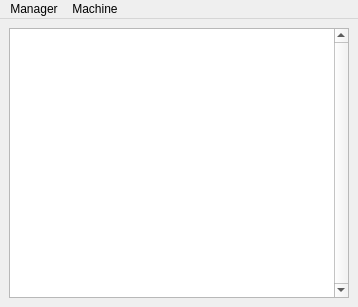
<?xml version="1.0" encoding="UTF-8"?>
<ui version="4.0">
 <class>BoxManager::MainWindow</class>
 <widget class="QMainWindow" name="BoxManager::MainWindow">
  <property name="geometry">
   <rect>
    <x>0</x>
    <y>0</y>
    <width>358</width>
    <height>307</height>
   </rect>
  </property>
  <property name="windowTitle">
   <string>86BoxMan</string>
  </property>
  <widget class="QWidget" name="centralwidget">
   <layout class="QVBoxLayout" name="verticalLayout">
    <item>
     <widget class="QListView" name="MachineList">
      <property name="minimumSize">
       <size>
        <width>320</width>
        <height>240</height>
       </size>
      </property>
      <property name="frameShadow">
       <enum>QFrame::Sunken</enum>
      </property>
      <property name="verticalScrollBarPolicy">
       <enum>Qt::ScrollBarAlwaysOn</enum>
      </property>
      <property name="autoScrollMargin">
       <number>16</number>
      </property>
      <property name="editTriggers">
       <set>QAbstractItemView::NoEditTriggers</set>
      </property>
      <property name="showDropIndicator" stdset="0">
       <bool>false</bool>
      </property>
     </widget>
    </item>
   </layout>
  </widget>
  <widget class="QMenuBar" name="menuBar">
   <property name="geometry">
    <rect>
     <x>0</x>
     <y>0</y>
     <width>358</width>
     <height>19</height>
    </rect>
   </property>
   <widget class="QMenu" name="menuManager">
    <property name="title">
     <string>Manager</string>
    </property>
    <addaction name="actionNew_Machine"/>
    <addaction name="separator"/>
    <addaction name="actionRefresh_Machine_List"/>
    <addaction name="actionSettings"/>
    <addaction name="separator"/>
    <addaction name="actionExit"/>
    <addaction name="separator"/>
   </widget>
   <widget class="QMenu" name="menuMachine">
    <property name="title">
     <string>Machine</string>
    </property>
    <addaction name="actionStart_Machine"/>
    <addaction name="actionConfigure_Machine"/>
   </widget>
   <addaction name="menuManager"/>
   <addaction name="menuMachine"/>
  </widget>
  <action name="actionNew_Machine">
   <property name="text">
    <string>New Machine...</string>
   </property>
  </action>
  <action name="actionExit">
   <property name="text">
    <string>Exit</string>
   </property>
  </action>
  <action name="actionStart_Machine">
   <property name="text">
    <string>Start Machine</string>
   </property>
  </action>
  <action name="actionConfigure_Machine">
   <property name="text">
    <string>Configure Machine</string>
   </property>
  </action>
  <action name="actionSettings">
   <property name="text">
    <string>Settings...</string>
   </property>
  </action>
  <action name="actionRefresh_Machine_List">
   <property name="text">
    <string>Refresh Machine List</string>
   </property>
  </action>
 </widget>
 <resources/>
 <connections/>
</ui>
